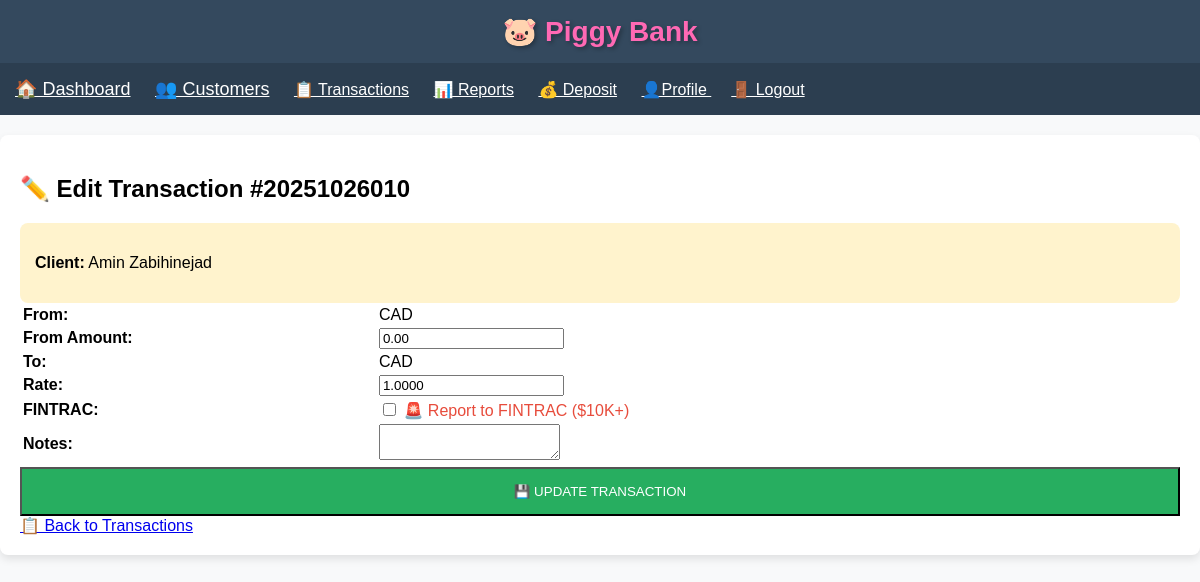
The page /edit_transaction/15 (signed in) on the database its author committed.
### app.py (models this page shows)
class Transaction(db.Model):
    id = db.Column(db.Integer, primary_key=True, autoincrement=True)  # AUTO
    tx_ref = db.Column(db.String(11), unique=True, nullable=False, index=True)  # DISPLAY ID
    date = db.Column(db.DateTime, default=datetime.utcnow)
    from_currency = db.Column(db.String(3), nullable=False)
    to_currency = db.Column(db.String(3), nullable=False)
    from_amount = db.Column(db.Float, nullable=False)
    to_amount = db.Column(db.Float, nullable=False)
    exchange_rate = db.Column(db.Float, nullable=False)
    notes = db.Column(db.Text, nullable=True)
    is_fintrac = db.Column(db.Boolean, default=False)
    client_id = db.Column(db.Integer, db.ForeignKey('client.id'), nullable=False)
    receipt_filename = db.Column(db.String(100))
    status = db.Column(db.String(10), default='closed')

class Client(db.Model):
    id = db.Column(db.Integer, primary_key=True)
    first_name = db.Column(db.String(100), nullable=False)
    last_name = db.Column(db.String(100), nullable=False)
    email = db.Column(db.String(120), nullable=False)
    phone = db.Column(db.String(20), nullable=False)
    apartment = db.Column(db.String(20))
    civic_number = db.Column(db.String(20), nullable=False)
    street = db.Column(db.String(200), nullable=False)
    city = db.Column(db.String(100), nullable=False)
    province = db.Column(db.String(10), nullable=False)
    postal_code = db.Column(db.String(10), nullable=False)
    risk_level = db.Column(db.String(20), default='low risk')
    notes = db.Column(db.Text)
    created_at = db.Column(db.DateTime, default=datetime.utcnow)
    id1_type = db.Column(db.String(50))
    id1_issued_by = db.Column(db.String(100))
    id1_number = db.Column(db.String(50))
    id1_expiry_date = db.Column(db.Date)
    id1_filename = db.Column(db.String(255))
    id1_filesize = db.Column(db.Integer)
    id1_last_download = db.Column(db.DateTime)
    id2_type = db.Column(db.String(50))
    id2_issued_by = db.Column(db.String(100))
    id2_number = db.Column(db.String(50))
    id2_expiry_date = db.Column(db.Date)
    id2_filename = db.Column(db.String(255))
    id2_filesize = db.Column(db.Integer)
    id2_last_download = db.Column(db.DateTime)
    id3_type = db.Column(db.String(50))
    id3_issued_by = db.Column(db.String(100))
    id3_number = db.Column(db.String(50))
    id3_expiry_date = db.Column(db.Date)
    id3_filename = db.Column(db.String(255))
    id3_filesize = db.Column(db.Integer)
    id3_last_download = db.Column(db.DateTime)
    transactions = db.relationship('Transaction', backref='client', lazy=True)

### app.py (the view, shortened to what this page needs)
@app.route('/edit_transaction/<int:tx_id>', methods=['GET', 'POST'])  # ← ADD <int:>
def edit_transaction(tx_id):
    tx = Transaction.query.get_or_404(tx_id)
    return render_template('edit_transaction.html', tx=tx)

### templates/edit_transaction.html (shortened to what this page needs)
{% extends "base.html" %}
{% block content %}
<h2>✏️ Edit Transaction #{{ tx.tx_ref }}</h2>
<div style="background:#fff3cd; padding:15px; border-radius:8px;">
    <p><strong>Client:</strong> {{ tx.client.first_name }} {{ tx.client.last_name }}</p>
</div>
<form method="POST">
    <table style="width:100%;">
        <tr><td><strong>From:</strong></td><td>{{ tx.from_currency }}</td></tr>
        <tr><td><strong>From Amount:</strong></td><td><input type="number" name="from_amount" step="0.01" value="{{ "%.2f"|format(tx.from_amount) }}" required></td></tr>
        <tr><td><strong>To:</strong></td><td>{{ tx.to_currency }}</td></tr>
        <tr><td><strong>Rate:</strong></td><td><input type="number" name="exchange_rate" step="0.001" value="{{ "%.4f"|format(tx.exchange_rate) }}" required></td></tr>
	<tr><td><strong>FINTRAC:</strong></td><td>
    		<input type="checkbox" name="is_fintrac" {% if tx.is_fintrac %}checked{% endif %}>
    		<span style="color:#e74c3c;">🚨 Report to FINTRAC ($10K+)</span>
	</td></tr>
        <tr><td><strong>Notes:</strong></td><td><textarea name="notes" rows="2">{{ tx.notes or '' }}</textarea></td></tr>
    </table>
    <input type="submit" value="💾 UPDATE TRANSACTION" style="width:100%; padding:15px; background:#27ae60; color:white;">
</form>
<a href="{{ url_for('transactions') }}">📋 Back to Transactions</a>
{% endblock %}

### templates/base.html (style rules this page uses)
* { box-sizing: border-box; }
body { font-family: Arial; margin: 0; padding: 0; background: #f8f9fa; }

### rows shown on the page
Transaction: tx_ref "20251026010", from_currency "CAD", from_amount "0.00", to_currency "CAD", exchange_rate "1.0000"
Client: client.first_name "Amin", client.last_name "Zabihinejad"
